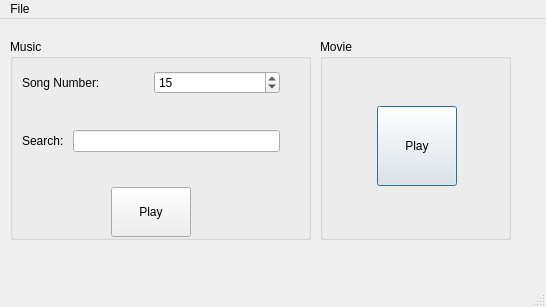
<?xml version="1.0" encoding="UTF-8"?>
<ui version="4.0">
 <class>MainWindow</class>
 <widget class="QMainWindow" name="MainWindow">
  <property name="geometry">
   <rect>
    <x>0</x>
    <y>0</y>
    <width>546</width>
    <height>307</height>
   </rect>
  </property>
  <property name="windowTitle">
   <string>My Random Player</string>
  </property>
  <widget class="QWidget" name="centralwidget">
   <widget class="QGroupBox" name="groupBox_2">
    <property name="geometry">
     <rect>
      <x>320</x>
      <y>20</y>
      <width>191</width>
      <height>201</height>
     </rect>
    </property>
    <property name="title">
     <string>Movie</string>
    </property>
    <widget class="QWidget" name="layoutWidget">
     <property name="geometry">
      <rect>
       <x>10</x>
       <y>20</y>
       <width>174</width>
       <height>174</height>
      </rect>
     </property>
     <layout class="QGridLayout" name="gridLayout">
      <item row="0" column="1">
       <spacer name="verticalSpacer_3">
        <property name="orientation">
         <enum>Qt::Vertical</enum>
        </property>
        <property name="sizeHint" stdset="0">
         <size>
          <width>20</width>
          <height>40</height>
         </size>
        </property>
       </spacer>
      </item>
      <item row="1" column="0">
       <spacer name="horizontalSpacer">
        <property name="orientation">
         <enum>Qt::Horizontal</enum>
        </property>
        <property name="sizeHint" stdset="0">
         <size>
          <width>40</width>
          <height>20</height>
         </size>
        </property>
       </spacer>
      </item>
      <item row="1" column="1">
       <widget class="QPushButton" name="videoPlay">
        <property name="minimumSize">
         <size>
          <width>80</width>
          <height>80</height>
         </size>
        </property>
        <property name="text">
         <string>Play</string>
        </property>
        <property name="autoDefault">
         <bool>true</bool>
        </property>
        <property name="default">
         <bool>true</bool>
        </property>
       </widget>
      </item>
      <item row="1" column="2">
       <spacer name="horizontalSpacer_2">
        <property name="orientation">
         <enum>Qt::Horizontal</enum>
        </property>
        <property name="sizeHint" stdset="0">
         <size>
          <width>40</width>
          <height>20</height>
         </size>
        </property>
       </spacer>
      </item>
      <item row="2" column="1">
       <spacer name="verticalSpacer_4">
        <property name="orientation">
         <enum>Qt::Vertical</enum>
        </property>
        <property name="sizeHint" stdset="0">
         <size>
          <width>20</width>
          <height>40</height>
         </size>
        </property>
       </spacer>
      </item>
     </layout>
    </widget>
   </widget>
   <widget class="QGroupBox" name="groupBox">
    <property name="geometry">
     <rect>
      <x>10</x>
      <y>20</y>
      <width>301</width>
      <height>201</height>
     </rect>
    </property>
    <property name="title">
     <string>Music</string>
    </property>
    <widget class="QWidget" name="layoutWidget">
     <property name="geometry">
      <rect>
       <x>12</x>
       <y>32</y>
       <width>258</width>
       <height>166</height>
      </rect>
     </property>
     <layout class="QVBoxLayout" name="verticalLayout">
      <item>
       <layout class="QHBoxLayout" name="horizontalLayout_3">
        <item>
         <widget class="QLabel" name="label">
          <property name="text">
           <string>Song Number: </string>
          </property>
         </widget>
        </item>
        <item>
         <widget class="QSpinBox" name="songNum">
          <property name="value">
           <number>15</number>
          </property>
         </widget>
        </item>
       </layout>
      </item>
      <item>
       <spacer name="verticalSpacer">
        <property name="orientation">
         <enum>Qt::Vertical</enum>
        </property>
        <property name="sizeHint" stdset="0">
         <size>
          <width>166</width>
          <height>16</height>
         </size>
        </property>
       </spacer>
      </item>
      <item>
       <layout class="QHBoxLayout" name="horizontalLayout">
        <item>
         <widget class="QLabel" name="label_2">
          <property name="text">
           <string>Search: </string>
          </property>
         </widget>
        </item>
        <item>
         <widget class="QLineEdit" name="songPattern">
          <property name="sizePolicy">
           <sizepolicy hsizetype="Expanding" vsizetype="Fixed">
            <horstretch>0</horstretch>
            <verstretch>0</verstretch>
           </sizepolicy>
          </property>
          <property name="minimumSize">
           <size>
            <width>200</width>
            <height>0</height>
           </size>
          </property>
         </widget>
        </item>
       </layout>
      </item>
      <item>
       <spacer name="verticalSpacer_2">
        <property name="orientation">
         <enum>Qt::Vertical</enum>
        </property>
        <property name="sizeHint" stdset="0">
         <size>
          <width>166</width>
          <height>28</height>
         </size>
        </property>
       </spacer>
      </item>
      <item>
       <layout class="QHBoxLayout" name="horizontalLayout_2">
        <item>
         <spacer name="horizontalSpacer_3">
          <property name="orientation">
           <enum>Qt::Horizontal</enum>
          </property>
          <property name="sizeHint" stdset="0">
           <size>
            <width>40</width>
            <height>20</height>
           </size>
          </property>
         </spacer>
        </item>
        <item>
         <widget class="QPushButton" name="songPlay">
          <property name="minimumSize">
           <size>
            <width>80</width>
            <height>50</height>
           </size>
          </property>
          <property name="text">
           <string>Play</string>
          </property>
          <property name="autoDefault">
           <bool>true</bool>
          </property>
         </widget>
        </item>
        <item>
         <spacer name="horizontalSpacer_4">
          <property name="orientation">
           <enum>Qt::Horizontal</enum>
          </property>
          <property name="sizeHint" stdset="0">
           <size>
            <width>40</width>
            <height>20</height>
           </size>
          </property>
         </spacer>
        </item>
       </layout>
      </item>
     </layout>
    </widget>
   </widget>
  </widget>
  <widget class="QStatusBar" name="statusbar"/>
  <widget class="QMenuBar" name="menuBar">
   <property name="geometry">
    <rect>
     <x>0</x>
     <y>0</y>
     <width>546</width>
     <height>23</height>
    </rect>
   </property>
   <widget class="QMenu" name="menuFile">
    <property name="title">
     <string>File</string>
    </property>
    <addaction name="actionConfig"/>
    <addaction name="action_db_update"/>
   </widget>
   <addaction name="menuFile"/>
  </widget>
  <action name="actionExit">
   <property name="text">
    <string>Exit</string>
   </property>
  </action>
  <action name="actionConfig">
   <property name="text">
    <string>Config</string>
   </property>
  </action>
  <action name="action_db_update">
   <property name="text">
    <string>Update Music Database</string>
   </property>
  </action>
 </widget>
 <resources/>
 <connections>
  <connection>
   <sender>songPattern</sender>
   <signal>returnPressed()</signal>
   <receiver>songPlay</receiver>
   <slot>click()</slot>
   <hints>
    <hint type="sourcelabel">
     <x>217</x>
     <y>146</y>
    </hint>
    <hint type="destinationlabel">
     <x>190</x>
     <y>238</y>
    </hint>
   </hints>
  </connection>
 </connections>
</ui>
